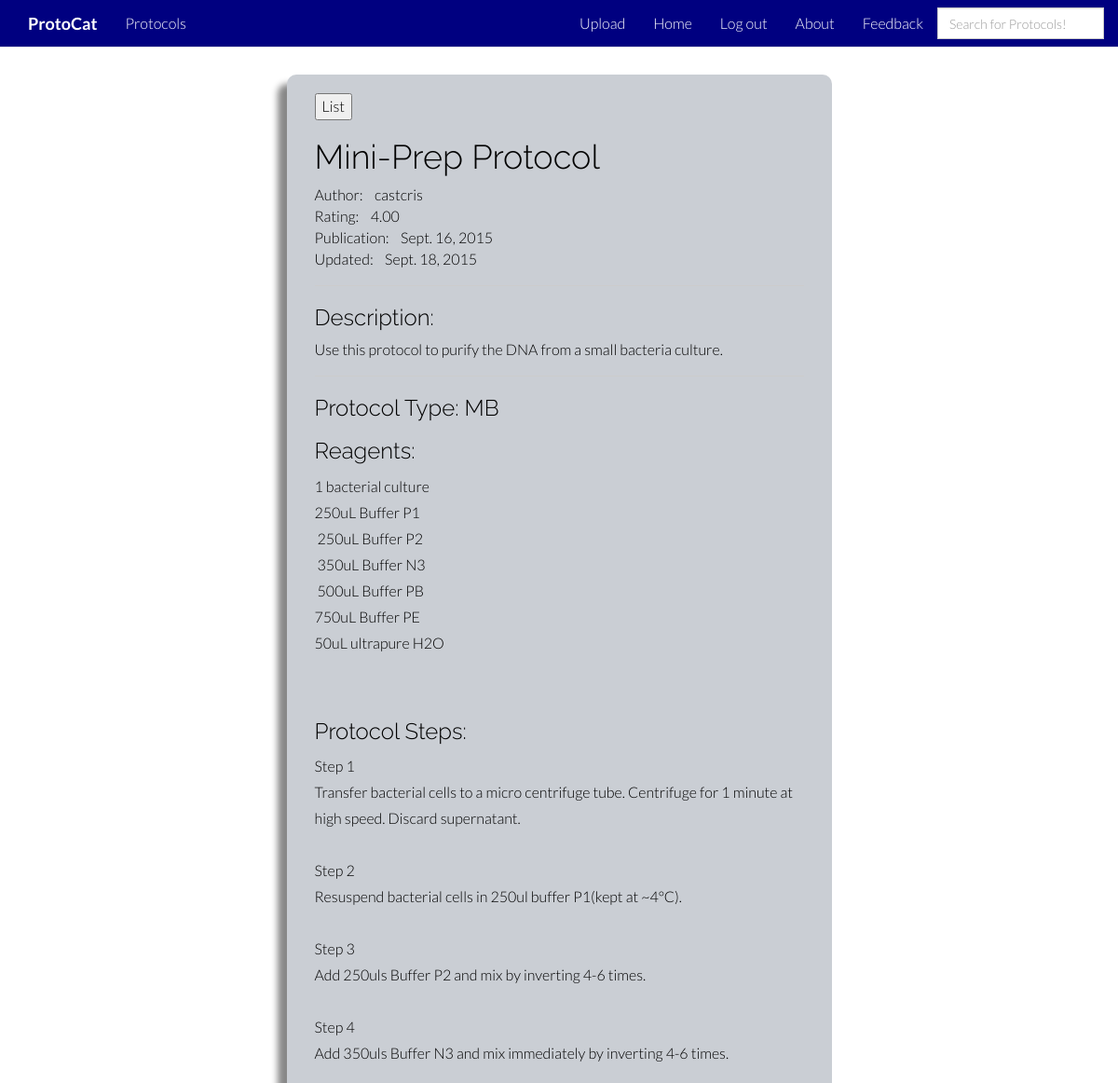
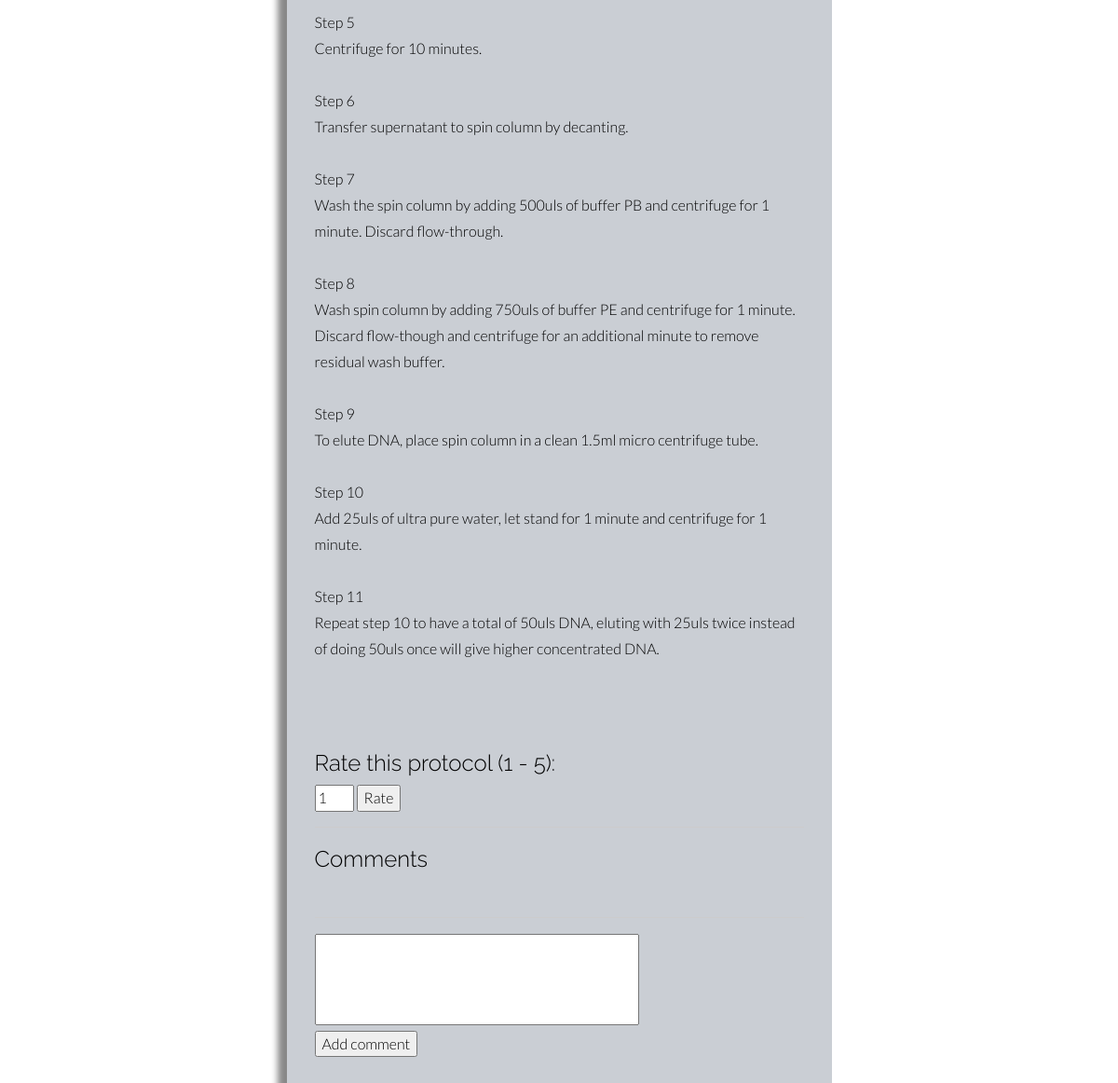
The app's page /protocol_display/112/ (signed in) with its own data (2 pictures, top to bottom).
### protocat_app/models.py (models this page shows, shortened)
class Protocol(models.Model):
    id = models.AutoField(primary_key=True)
    title = models.TextField()
    author = models.CharField(max_length=50)
    date_of_upload = models.DateField(auto_now_add=True)
    date_modified = models.DateField(auto_now=True)
    description = models.TextField(blank=True)
    protocol_type = models.CharField(max_length=2, choices=PROTOCOL_TYPES, null=True, blank=True)
    rating = models.DecimalField(
        validators=[MinValueValidator(0.0), MaxValueValidator(5.0)],
        max_digits=3, decimal_places=2, default=2.50)
    num_ratings = models.IntegerField(default=0)
    user_rated = models.TextField(default='')
    reagents = models.TextField(default='')
    protocol_steps = models.TextField(default='')

### protocat_app/views.py (the view)
# urls.py: url(r'^protocol_display/(?P<protocol_id>[0-9]+)/$', views.protocol_display, name='protocol_display'),
def protocol_display(request, protocol_id):
    protocol_items = Protocol.objects.get(id=protocol_id)
    steps = protocol_items.protocol_steps
    current_user = str(request.user)
    return render(request, 'protocat_app/protocol_display.html', {'protocol_items':protocol_items, 'steps':steps,'current_user':current_user})

### protocat_app/templates/protocat_app/protocol_display.html (shortened to what this page needs)
{% extends 'base.html' %}
{% load staticfiles %}
{% load comments %}
{% block content %}
        <div class="row">
            <div class="col-md-3"></div>
            <div class="col-md-6">
                <div class="protocol_display_box">
                    <form action="/protocol_list">
                        <input type="submit" value="List">
                    </form>
                    <h1>{{protocol_items.title}}</h1>
                    Author:&nbsp&nbsp&nbsp&nbsp{{protocol_items.author}}
                    <br>
                    Rating:&nbsp&nbsp&nbsp&nbsp{{protocol_items.rating}}
                    <br>
                    Publication:&nbsp&nbsp&nbsp&nbsp{{protocol_items.date_of_upload}}
                    <br>
                    Updated:&nbsp&nbsp&nbsp&nbsp{{protocol_items.date_modified}}
                    <hr>
                    {% if protocol_items.description %}
                        <h3>Description:</h3>
                    {{protocol_items.description}}
                    <hr>
                    {% endif %}
                    <h3>Protocol Type:  {{protocol_items.protocol_type}}</h3>
                    <h3>Reagents: </h3> <p>{{protocol_items.reagents|linebreaksbr}}</p>
                    <br>
                    <h3>Protocol Steps: </h3> <p>{{steps|linebreaksbr}}</p>
                            {% if user.is_authenticated %}
                            {% if current_user not in protocol_items.user_rated %}
                            <br>
                            <h3>Rate this protocol (1 - 5):</h3>
                            <form method="POST" action="/rating/{{protocol_items.id}}/">
                                <input type="number" value="1" name="rating" min="1" max="5">
                                <input type="submit" value="Rate">
                            </form>
                            {% endif %}
                            {% endif %}
                    <hr>
                    <h3>Comments</h3>
                    <br>
                    {% get_comment_form for protocol_items as form %}
                            {% if user.is_authenticated %}
                            {% get_comment_form for protocol_items as form %}
                            <hr>
                            <table>
                                <form action="{% comment_form_target %}" method="post">
                                    <textarea name="comment" rows="4" cols="40"></textarea>
                                    <br>
                                    <input type="submit" value="Add comment" id="id_submit">
                                    <br><br>
                                </form>
                            </table>
                            {% endif %}
                    <br>
                </div>
            </div>
        </div>
{% endblock %}

### protocat_app/static/stylesheets/root_index.css (style rules this page uses)
body { background-color: white; font-family: "Lato"; font-weight: 300; font-size: 16px; color: black; padding-top: 50px; -webkit-font-smoothing: antialiased; -webkit-overflow-scrolling: touch; }
h1, h2, h3, h4, h5, h6 { font-family: "Raleway"; font-weight: 300; color: black; }
p { line-height: 28px; margin-bottom: 25px; color:black; }
hr { display: block; height: 1px; border: 0; border-top: 1px solid #ccc; margin: 1em 0; padding: 0; }
input { color:black; }
textarea { resize:none; color: black; }

### protocat_app/static/stylesheets/protocol_display.css (style rules this page uses)
.protocol_display_box { box-shadow: -10px 10px 7px #888888; margin-top: 30px; margin-bottom: 50px; padding-left: 30px; padding-right: 30px; padding-top: 20px; padding-bottom: 20px; background-color: #CACED4; border-radius: 10px; color:black; }

### records on screen
Protocol: title "Mini-Prep Protocol", author "castcris", rating "4.00", date_of_upload "Sept. 16, 2015", date_modified "Sept. 18, 2015", description "Use this protocol to purify the DNA from a small bacteria culture.", protocol_type "MB", reagents "1 bacterial culture 250uL Buffer P1 250uL Buffer P2 350uL Buffer N3 500uL Buffer PB 750uL Buffer PE 50uL ultrapure H2O", protocol_steps "Step 1 Transfer bacterial cells to a micro centrifuge tube. Centrifuge for 1 minute at high speed. Discard supernatant. Step 2 Resuspend bacterial cells in 250ul buffer P1(kept at ~4°C). Step 3 Add 250uls Buffer P2 and mix by inverting 4-6 times. Step 4 Add 350uls Buffer N3 and mix immediately by inverting 4-6 times. Step 5 Centrifuge for 10 minutes. Step 6 Transfer supernatant to spin column by decanting. Step 7 Wash the spin column by adding 500uls of buffer PB and centrifuge for 1 minute. Discard flow-through. Step 8 Wash spin column by adding 750uls of buffer PE and centrifuge for 1 minute. Discard flow-though and centrifuge for an additional minute to remove residual wash buffer. Step…"
